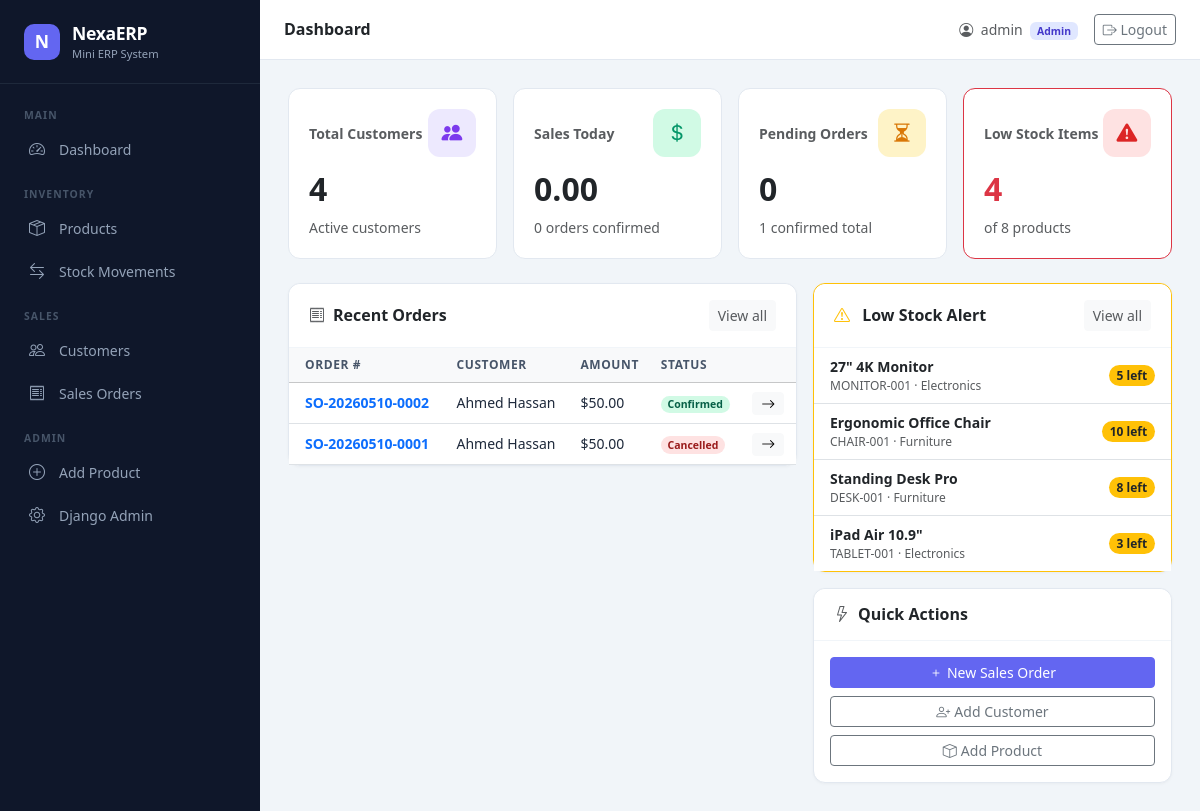
The app's page /accounts/dashboard/ (signed in), older data.
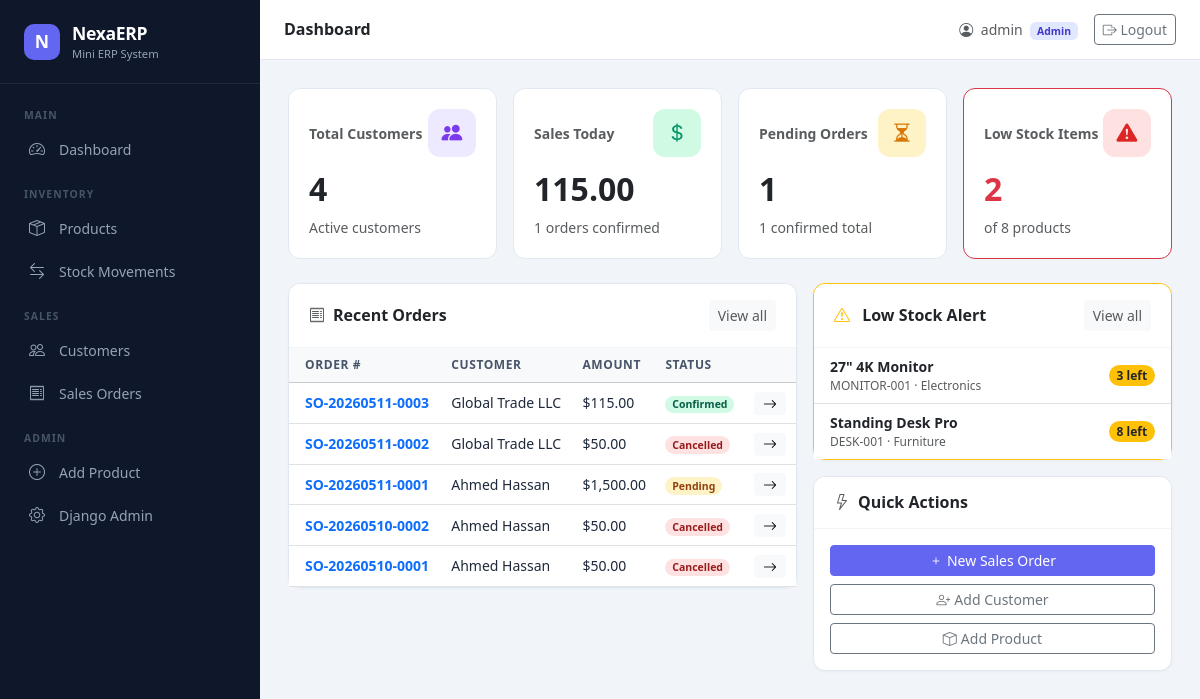
The same page, newer data.
### orders/models.py (models this page shows, shortened)
class SalesOrder(models.Model):
    STATUS_CHOICES = [
        ('pending', 'Pending'),
        ('confirmed', 'Confirmed'),
        ('cancelled', 'Cancelled'),
    ]
    order_number = models.CharField(max_length=50, unique=True, editable=False)
    customer = models.ForeignKey('customers.Customer', on_delete=models.PROTECT)
    order_date = models.DateField(default=timezone.now)
    created_by = models.ForeignKey(User, on_delete=models.PROTECT, related_name='created_orders')
    status = models.CharField(max_length=20, choices=STATUS_CHOICES, default='pending')
    total_amount = models.DecimalField(max_digits=14, decimal_places=2, default=0)
    notes = models.TextField(blank=True)
    created_at = models.DateTimeField(auto_now_add=True)
    updated_at = models.DateTimeField(auto_now=True)
    class Meta:
        ordering = ['-created_at']

### customers/models.py (models this page shows, shortened)
class Customer(models.Model):
    customer_code = models.CharField(max_length=50, unique=True)
    name = models.CharField(max_length=255)
    phone = models.CharField(max_length=20, blank=True)
    address = models.TextField(blank=True)
    email = models.EmailField(blank=True)
    opening_balance = models.DecimalField(max_digits=12, decimal_places=2, default=0)
    is_active = models.BooleanField(default=True)
    created_at = models.DateTimeField(auto_now_add=True)
    updated_at = models.DateTimeField(auto_now=True)
    class Meta:
        ordering = ['name']

### products/models.py (models this page shows, shortened)
class Product(models.Model):
    sku = models.CharField(max_length=100, unique=True)
    name = models.CharField(max_length=255)
    category = models.CharField(max_length=100)
    cost_price = models.DecimalField(max_digits=12, decimal_places=2)
    selling_price = models.DecimalField(max_digits=12, decimal_places=2)
    stock_qty = models.IntegerField(default=0)
    image = models.ImageField(upload_to='products/', blank=True, null=True)
    is_active = models.BooleanField(default=True)
    created_at = models.DateTimeField(auto_now_add=True)
    updated_at = models.DateTimeField(auto_now=True)
    class Meta:
        ordering = ['name']

### accounts/views/dashboard_views.py (the view)
# urls.py: path('dashboard/', dashboard_views.DashboardView.as_view(), name='dashboard'),
class DashboardView(LoginRequiredMixin, TemplateView):
    template_name = 'dashboard.html'
    def get_context_data(self, **kwargs):
        context = super().get_context_data(**kwargs)
        context.update(DashboardService.get_stats())
        return context

### accounts/templates/dashboard.html (shortened to what the changed rows need)
{% extends "base.html" %}
{% load humanize %}
{% block content %}
<div class="row g-3 mb-4">
    <div class="col-sm-6 col-xl-3">
        <div class="stat-card">
            <div class="d-flex align-items-center justify-content-between mb-2">
                <span class="text-muted small fw-semibold">Sales Today</span>
                <div class="stat-icon" style="background:#d1fae5;color:#059669"><i class="bi bi-currency-dollar"></i></div>
            </div>
            <div class="fs-2 fw-bold text-dark">{{ total_sales_today|floatformat:2|intcomma }}</div>
            <div class="text-muted small mt-1">{{ orders_today }} orders confirmed</div>
        </div>
    </div>
    <div class="col-sm-6 col-xl-3">
        <div class="stat-card">
            <div class="d-flex align-items-center justify-content-between mb-2">
                <span class="text-muted small fw-semibold">Pending Orders</span>
                <div class="stat-icon" style="background:#fef3c7;color:#d97706"><i class="bi bi-hourglass-split"></i></div>
            </div>
            <div class="fs-2 fw-bold text-dark">{{ pending_orders }}</div>
            <div class="text-muted small mt-1">{{ confirmed_orders }} confirmed total</div>
        </div>
    </div>
    <div class="col-sm-6 col-xl-3">
        <div class="stat-card {% if low_stock_count > 0 %}border-danger{% endif %}">
            <div class="d-flex align-items-center justify-content-between mb-2">
                <span class="text-muted small fw-semibold">Low Stock Items</span>
                <div class="stat-icon" style="background:#fee2e2;color:#dc2626"><i class="bi bi-exclamation-triangle-fill"></i></div>
            </div>
            <div class="fs-2 fw-bold {% if low_stock_count > 0 %}text-danger{% else %}text-dark{% endif %}">{{ low_stock_count }}</div>
            <div class="text-muted small mt-1">of {{ total_products }} products</div>
        </div>
    </div>
</div>
<div class="row g-3">
    <div class="col-lg-7">
        <div class="card">
            <div class="card-body p-0">
                <table class="table table-hover mb-0">
                    <thead class="table-light">
                        <tr>
                            <th class="ps-3">Order #</th>
                            <th>Customer</th>
                            <th>Amount</th>
                            <th>Status</th>
                            <th></th>
                        </tr>
                    </thead>
                    <tbody>
                        {% for order in recent_orders %}
                        <tr>
                            <td class="ps-3 fw-semibold text-primary">{{ order.order_number }}</td>
                            <td>{{ order.customer.name }}</td>
                            <td>${{ order.total_amount|floatformat:2|intcomma }}</td>
                            <td>
                                <span class="badge rounded-pill badge-{{ order.status }}">
                                    {{ order.get_status_display }}
                                </span>
                            </td>
                            <td>
                                <a href="{% url 'order_detail' order.pk %}" class="btn btn-sm btn-light py-0 px-2">
                                    <i class="bi bi-arrow-right"></i>
                                </a>
                            </td>
                        </tr>
                        {% empty %}
                        <tr><td colspan="5" class="text-center text-muted py-4">No orders yet.</td></tr>
                        {% endfor %}
                    </tbody>
                </table>
            </div>
        </div>
    </div>
    <div class="col-lg-5">
        <div class="card {% if low_stock_count > 0 %}border-warning{% endif %}">
            <div class="card-body p-0">
                {% if low_stock_products %}
                <ul class="list-group list-group-flush">
                    {% for product in low_stock_products %}
                    <li class="list-group-item d-flex align-items-center justify-content-between py-2 px-3">
                        <div>
                            <div class="fw-semibold small">{{ product.name }}</div>
                            <div class="text-muted" style="font-size:0.75rem">{{ product.sku }} · {{ product.category }}</div>
                        </div>
                        <span class="badge {% if product.stock_qty == 0 %}bg-danger{% else %}bg-warning text-dark{% endif %} rounded-pill">
                            {{ product.stock_qty }} left
                        </span>
                    </li>
                    {% endfor %}
                </ul>
                {% else %}
                <div class="text-center text-muted py-4">
                    <i class="bi bi-check-circle text-success fs-3"></i>
                    <div class="small mt-2">All stock levels healthy</div>
                </div>
                {% endif %}
            </div>
        </div>
    </div>
</div>
{% endblock %}

Row changes from the older to the newer data that the page shows:
no longer on this page (row edited): Product: name "Ergonomic Office Chair", sku "CHAIR-001", category "Furniture", stock_qty "10"
no longer on this page (row edited): Product: name "iPad Air 10.9\"", sku "TABLET-001", category "Electronics", stock_qty "3"
added SalesOrder: order_number "SO-20260511-0003", customer.name "Global Trade LLC", total_amount "115.00", status "Confirmed"
added SalesOrder: order_number "SO-20260511-0002", customer.name "Global Trade LLC", total_amount "50.00", status "Cancelled"
added SalesOrder: order_number "SO-20260511-0001", customer.name "Ahmed Hassan", total_amount "1,500.00", status "Pending"
changed SalesOrder "SO-20260510-0002": status "Confirmed" → "Cancelled"
changed Product "27\" 4K Monitor": stock_qty "5" → "3"
Text that changed along with them:
{{ total_sales_today|floatformat:2|intcomma }}: "0.00" → "115.00"
{{ orders_today }}: "0" → "1"
{{ pending_orders }}: "0" → "1"
{{ low_stock_count }}: "4" → "2"
